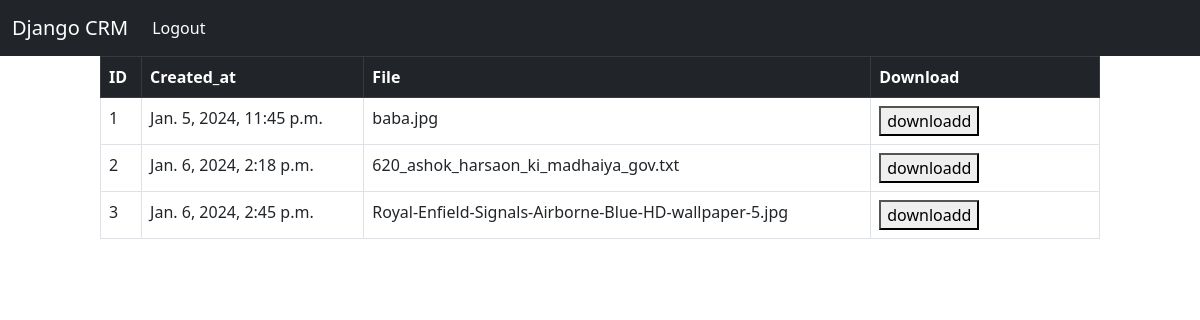
Screenshot of / (signed in) with the database file from the repository.
### ezapp/models.py (models this page shows)
class Record(models.Model):
    created_at=models.DateTimeField(auto_now_add=True)
    file=models.FileField(null=True, blank=True, validators=[validate_file_extension])

### ezapp/views.py (the view)
# urls.py: 2. Add a URL to urlpatterns:  path('', views.home, name='home')
def home(request):
    records=Record.objects.all()
    if request.method=='POST':
        username=request.POST['username']
        password=request.POST['password']
        val.v = request.POST.get('user_type1')
        user=authenticate(request,username=username,password=password)
        if user is not None:
            login(request,user)
            messages.success(request,'You have login succesfully!')
            return redirect('home')
        else:
            messages.success(request,"We couldn't find an account with that username. Try another, or get a new  account.")
            return redirect('home')
    else:
        if val.v == 'Ops':
            return render(request,'home.html',{'message1':'You can upload record by clicking on add record.'})
        else:
            return render(request,'home.html',{'records':records})

### ezapp/TEMPLATES/home.html (shortened to what this page needs)
{% extends 'base.html' %}
{% block content %}
{% if user.is_authenticated %}
  {% if message1 %}
    <b>{{message1}}</b>
  {% else %}
    <div class="col-10 offset-1">
    <table id="example" class="table table-bordered table table-hover">
      <thead class="table-dark">
        <tr> <th scope="col">ID</th>
            <th scope="col">Created_at</th>
            <th scope="col">File</th>
            <th scope="col">Download</th>
          </tr>
        </thead>
        <tbody>
            {% if records %}
              {% for record in records %}
              <tr>
              <td>{{record.id}}</td>
                <td>{{record.created_at}}</td>
                <td>{{record.file}}</td>
                <td><button onclick='func()'>downloadd</button>
                  <b><a href="{% url 'record' record.id %}" id='unique' style='visibility:hidden'>{% url 'record' record.id %}</a></b>
                </td>
              </tr>
              {% endfor %}
            {% endif %}
        </tbody>
        </table>
        </div>
  {% endif %}
{% endif %}
{% endblock content %}

### ezapp/TEMPLATES/base.html (shortened to what this page needs)
<!doctype html>
<html lang="en">
  <head>
    <link href="https://cdn.jsdelivr.net/npm/bootstrap@5.3.0/dist/css/bootstrap.min.css" rel="stylesheet">
  </head>
  <body>
    {% include 'navbar.html' %}
    {% block content %}
    {% endblock content %}
    <link rel="stylesheet" href="https://cdn.datatables.net/1.10.22/css/jquery.dataTables.min.css">
    <link rel="stylesheet" href="https://cdn.datatables.net/buttons/1.6.4/css/buttons.dataTables.min.css">
    </body>
</html>

### ezapp/TEMPLATES/navbar.html (shortened to what this page needs)
<nav class="navbar navbar-expand-lg bg-dark">
    <div class="container-fluid">
      <a class="navbar-brand text-bg-dark" href="{% url 'home' %}">Django CRM</a>
      <div class="collapse navbar-collapse" id="navbarNavAltMarkup">
        <div class="navbar-nav">
          {% if user.is_authenticated %}
          <a class="nav-link active text-bg-dark" aria-current="page" href="{% url 'logout' %}">Logout</a>
          {% else %}
          <a class="nav-link active text-bg-dark" aria-current="page" href="{% url 'home' %}">Login</a>
          <a class="nav-link active text-bg-dark" aria-current="page" href="{% url 'Register'%}">Register</a>
          {% endif %}
        </div>
      </div>
    </div>
  </nav>

### rows the page displays
Record: id "1", created_at "Jan. 5, 2024, 11:45 p.m.", file "baba.jpg"
Record: id "2", created_at "Jan. 6, 2024, 2:18 p.m.", file "620_ashok_harsaon_ki_madhaiya_gov.txt"
Record: id "3", created_at "Jan. 6, 2024, 2:45 p.m.", file "Royal-Enfield-Signals-Airborne-Blue-HD-wallpaper-5.jpg"
